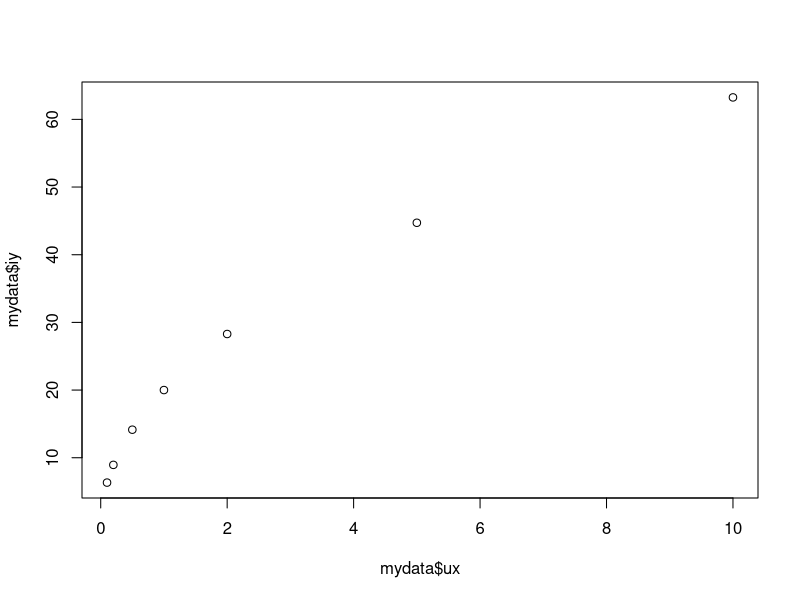
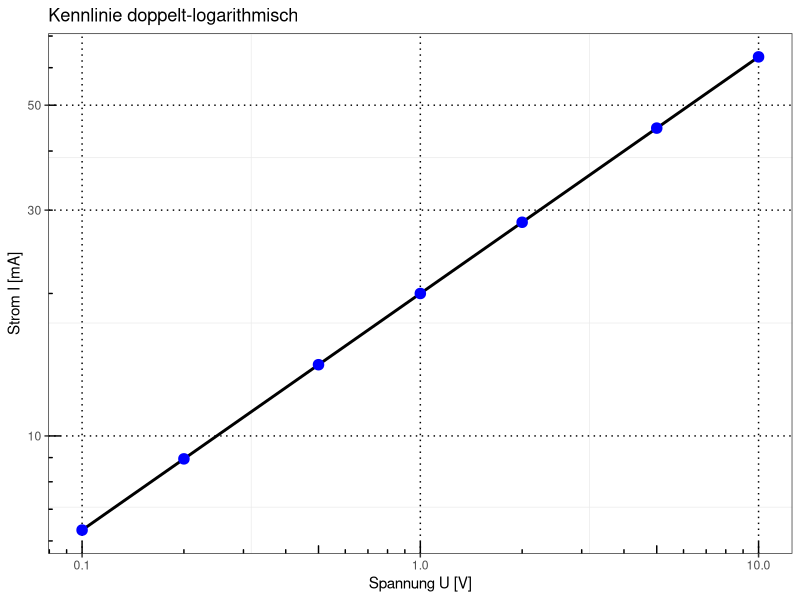

The R script that drew these images, in order:

library(graphics)
library(ggplot2)
library(stringr)

setwd("C:/Users/Sandy/Documents/ge2p") 
mydata <- read.delim("data_11.txt", header=TRUE, sep = "\t", quote = "\"",
                     dec = ",", fill = TRUE, comment.char = "")
mydata$ux
plot(mydata$ux, mydata$iy)

p <- ggplot(data = mydata, aes(x = ux, y = iy))
p <- p + geom_line(size = 1, coloure="black") + theme_bw()
p <- p + geom_point(size = 5, shape=20, color ="blue" )
p <- p + theme(panel.grid.major = element_line(color ="black",linetype ="dotted"),legend.position ="none")

#linear
#p <- p + labs(x ="Spannung U [V]" , y =  "Strom I [mA]", title = "Kennlinie doppelt-linear") 

#loglog
p <- p + labs(x ="Spannung U [V]" , y =  "Strom I [mA]", title = "Kennlinie doppelt-logarithmisch") 
p <- p + scale_y_log10() + scale_x_log10()
p <- p + annotation_logticks()
print(p)